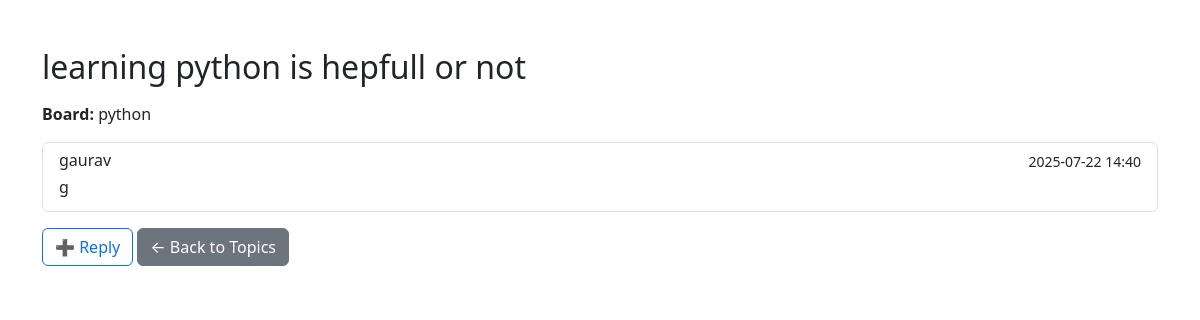
Screenshot of /boards/2/topics/2/ with the database file from the repository.
### testapp/models.py (models this page shows, shortened)
class Topic(models.Model):
    subject = models.CharField(max_length=255)
    board = models.ForeignKey(Board, related_name='topics', on_delete=models.CASCADE)
    created_by = models.ForeignKey(User, related_name='topics', on_delete=models.CASCADE)
    created_at = models.DateTimeField(auto_now_add=True)

class Board(models.Model):
    name = models.CharField(max_length=100, unique=True)
    description = models.TextField()

class Post(models.Model):
    message = models.TextField()
    topic = models.ForeignKey(Topic, related_name='posts', on_delete=models.CASCADE)
    created_by = models.ForeignKey(User, related_name='posts', on_delete=models.CASCADE)
    created_at = models.DateTimeField(auto_now_add=True)

### testapp/views.py (the view)
# urls.py: path('boards/<int:board_id>/topics/<int:topic_id>/', views.topic_posts, name='topic_posts'),
def topic_posts(request, board_id, topic_id):
    topic = get_object_or_404(Topic, board_id=board_id, pk=topic_id)
    posts = topic.posts.order_by('-created_at')
    return render(request, 'topic_posts.html', {'topic': topic, 'posts': posts})

### templates/topic_posts.html (shortened to what this page needs)
<!DOCTYPE html>
<html lang="en">
<head>
</head>
<body>
  <link href="https://cdn.jsdelivr.net/npm/bootstrap@5.3.0/dist/css/bootstrap.min.css" rel="stylesheet">
<div class="container mt-5">
  <h2 class="mb-3">{{ topic.subject }}</h2>
  <p><strong>Board:</strong> {{ topic.board.name }}</p>
  <div class="list-group mb-3">
    {% for post in posts %}
      <div class="list-group-item">
        <div class="d-flex w-100 justify-content-between">
          <h6 class="mb-1">{{ post.created_by.username }}</h6>
          <small>{{ post.created_at|date:"Y-m-d H:i" }}</small>
        </div>
        <p class="mb-1">{{ post.message }}</p>
      </div>
    {% endfor %}
  </div>
  <a class="btn btn-outline-primary" href="{% url 'reply_topic' topic.board.pk topic.pk %}">➕ Reply</a>
  <a class="btn btn-secondary" href="{% url 'board_topics' topic.board.pk %}">← Back to Topics</a>
</div>
</body>
</html>

### rows the page displays
Topic: subject "learning python is hepfull or not", board.name "python"
Post: created_by.username "gaurav", created_at "2025-07-22 14:40", message "g"
